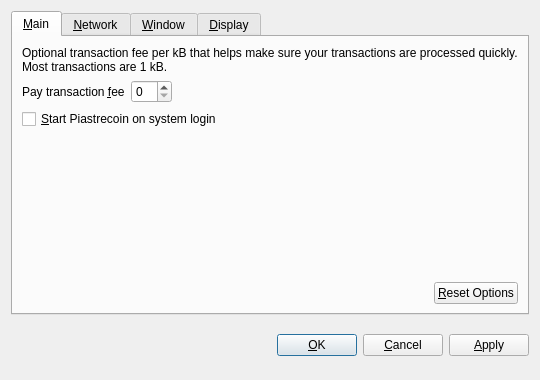
<?xml version="1.0" encoding="UTF-8"?>
<ui version="4.0">
 <class>OptionsDialog</class>
 <widget class="QDialog" name="OptionsDialog">
  <property name="geometry">
   <rect>
    <x>0</x>
    <y>0</y>
    <width>540</width>
    <height>380</height>
   </rect>
  </property>
  <property name="windowTitle">
   <string>Options</string>
  </property>
  <property name="modal">
   <bool>true</bool>
  </property>
  <layout class="QVBoxLayout" name="verticalLayout">
   <item>
    <widget class="QTabWidget" name="tabWidget">
     <property name="tabPosition">
      <enum>QTabWidget::North</enum>
     </property>
     <property name="currentIndex">
      <number>0</number>
     </property>
     <widget class="QWidget" name="tabMain">
      <attribute name="title">
       <string>&amp;Main</string>
      </attribute>
      <layout class="QVBoxLayout" name="verticalLayout_Main">
       <item>
        <widget class="QLabel" name="transactionFeeInfoLabel">
         <property name="text">
          <string>Optional transaction fee per kB that helps make sure your transactions are processed quickly. Most transactions are 1 kB.</string>
         </property>
         <property name="textFormat">
          <enum>Qt::PlainText</enum>
         </property>
         <property name="wordWrap">
          <bool>true</bool>
         </property>
        </widget>
       </item>
       <item>
        <layout class="QHBoxLayout" name="horizontalLayout_1_Main">
         <item>
          <widget class="QLabel" name="transactionFeeLabel">
           <property name="text">
            <string>Pay transaction &amp;fee</string>
           </property>
           <property name="textFormat">
            <enum>Qt::PlainText</enum>
           </property>
           <property name="buddy">
            <cstring>transactionFee</cstring>
           </property>
          </widget>
         </item>
         <item>
          <widget class="BitcoinAmountField" name="transactionFee"/>
         </item>
         <item>
          <spacer name="horizontalSpacer_1_Main">
           <property name="orientation">
            <enum>Qt::Horizontal</enum>
           </property>
           <property name="sizeHint" stdset="0">
            <size>
             <width>40</width>
             <height>20</height>
            </size>
           </property>
          </spacer>
         </item>
        </layout>
       </item>
       <item>
        <widget class="QCheckBox" name="bitcoinAtStartup">
         <property name="toolTip">
          <string>Automatically start Piastrecoin after logging in to the system.</string>
         </property>
         <property name="text">
          <string>&amp;Start Piastrecoin on system login</string>
         </property>
        </widget>
       </item>
       <item>
        <spacer name="verticalSpacer_Main">
         <property name="orientation">
          <enum>Qt::Vertical</enum>
         </property>
         <property name="sizeHint" stdset="0">
          <size>
           <width>20</width>
           <height>40</height>
          </size>
         </property>
        </spacer>
       </item>
       <item>
        <layout class="QHBoxLayout" name="horizontalLayout_2_Main">
         <item>
          <spacer name="horizontalSpacer_2_Main">
           <property name="orientation">
            <enum>Qt::Horizontal</enum>
           </property>
           <property name="sizeHint" stdset="0">
            <size>
             <width>40</width>
             <height>20</height>
            </size>
           </property>
          </spacer>
         </item>
         <item>
          <widget class="QPushButton" name="resetButton">
           <property name="toolTip">
            <string>Reset all client options to default.</string>
           </property>
           <property name="text">
            <string>&amp;Reset Options</string>
           </property>
           <property name="autoDefault">
            <bool>false</bool>
           </property>
          </widget>
         </item>
        </layout>
       </item>
      </layout>
     </widget>
     <widget class="QWidget" name="tabNetwork">
      <attribute name="title">
       <string>&amp;Network</string>
      </attribute>
      <layout class="QVBoxLayout" name="verticalLayout_Network">
       <item>
        <widget class="QCheckBox" name="mapPortUpnp">
         <property name="toolTip">
          <string>Automatically open the Piastrecoin client port on the router. This only works when your router supports UPnP and it is enabled.</string>
         </property>
         <property name="text">
          <string>Map port using &amp;UPnP</string>
         </property>
        </widget>
       </item>
       <item>
        <widget class="QCheckBox" name="connectSocks">
         <property name="toolTip">
          <string>Connect to the Piastrecoin network through a SOCKS proxy (e.g. when connecting through Tor).</string>
         </property>
         <property name="text">
          <string>&amp;Connect through SOCKS proxy:</string>
         </property>
        </widget>
       </item>
       <item>
        <layout class="QHBoxLayout" name="horizontalLayout_Network">
         <item>
          <widget class="QLabel" name="proxyIpLabel">
           <property name="text">
            <string>Proxy &amp;IP:</string>
           </property>
           <property name="textFormat">
            <enum>Qt::PlainText</enum>
           </property>
           <property name="buddy">
            <cstring>proxyIp</cstring>
           </property>
          </widget>
         </item>
         <item>
          <widget class="QValidatedLineEdit" name="proxyIp">
           <property name="maximumSize">
            <size>
             <width>140</width>
             <height>16777215</height>
            </size>
           </property>
           <property name="toolTip">
            <string>IP address of the proxy (e.g. 127.0.0.1)</string>
           </property>
          </widget>
         </item>
         <item>
          <widget class="QLabel" name="proxyPortLabel">
           <property name="text">
            <string>&amp;Port:</string>
           </property>
           <property name="textFormat">
            <enum>Qt::PlainText</enum>
           </property>
           <property name="buddy">
            <cstring>proxyPort</cstring>
           </property>
          </widget>
         </item>
         <item>
          <widget class="QLineEdit" name="proxyPort">
           <property name="maximumSize">
            <size>
             <width>55</width>
             <height>16777215</height>
            </size>
           </property>
           <property name="toolTip">
            <string>Port of the proxy (e.g. 9050)</string>
           </property>
          </widget>
         </item>
         <item>
          <widget class="QLabel" name="socksVersionLabel">
           <property name="text">
            <string>SOCKS &amp;Version:</string>
           </property>
           <property name="textFormat">
            <enum>Qt::PlainText</enum>
           </property>
           <property name="buddy">
            <cstring>socksVersion</cstring>
           </property>
          </widget>
         </item>
         <item>
          <widget class="QValueComboBox" name="socksVersion">
           <property name="toolTip">
            <string>SOCKS version of the proxy (e.g. 5)</string>
           </property>
          </widget>
         </item>
         <item>
          <spacer name="horizontalSpacer_Network">
           <property name="orientation">
            <enum>Qt::Horizontal</enum>
           </property>
           <property name="sizeHint" stdset="0">
            <size>
             <width>40</width>
             <height>20</height>
            </size>
           </property>
          </spacer>
         </item>
        </layout>
       </item>
       <item>
        <spacer name="verticalSpacer_Network">
         <property name="orientation">
          <enum>Qt::Vertical</enum>
         </property>
         <property name="sizeHint" stdset="0">
          <size>
           <width>20</width>
           <height>40</height>
          </size>
         </property>
        </spacer>
       </item>
      </layout>
     </widget>
     <widget class="QWidget" name="tabWindow">
      <attribute name="title">
       <string>&amp;Window</string>
      </attribute>
      <layout class="QVBoxLayout" name="verticalLayout_Window">
       <item>
        <widget class="QCheckBox" name="minimizeToTray">
         <property name="toolTip">
          <string>Show only a tray icon after minimizing the window.</string>
         </property>
         <property name="text">
          <string>&amp;Minimize to the tray instead of the taskbar</string>
         </property>
        </widget>
       </item>
       <item>
        <widget class="QCheckBox" name="minimizeOnClose">
         <property name="toolTip">
          <string>Minimize instead of exit the application when the window is closed. When this option is enabled, the application will be closed only after selecting Quit in the menu.</string>
         </property>
         <property name="text">
          <string>M&amp;inimize on close</string>
         </property>
        </widget>
       </item>
       <item>
        <spacer name="verticalSpacer_Window">
         <property name="orientation">
          <enum>Qt::Vertical</enum>
         </property>
         <property name="sizeHint" stdset="0">
          <size>
           <width>20</width>
           <height>40</height>
          </size>
         </property>
        </spacer>
       </item>
      </layout>
     </widget>
     <widget class="QWidget" name="tabDisplay">
      <attribute name="title">
       <string>&amp;Display</string>
      </attribute>
      <layout class="QVBoxLayout" name="verticalLayout_Display">
       <item>
        <layout class="QHBoxLayout" name="horizontalLayout_1_Display">
         <item>
          <widget class="QLabel" name="langLabel">
           <property name="text">
            <string>User Interface &amp;language:</string>
           </property>
           <property name="textFormat">
            <enum>Qt::PlainText</enum>
           </property>
           <property name="buddy">
            <cstring>lang</cstring>
           </property>
          </widget>
         </item>
         <item>
          <widget class="QValueComboBox" name="lang">
           <property name="toolTip">
            <string>The user interface language can be set here. This setting will take effect after restarting Piastrecoin.</string>
           </property>
          </widget>
         </item>
        </layout>
       </item>
       <item>
        <layout class="QHBoxLayout" name="horizontalLayout_2_Display">
         <item>
          <widget class="QLabel" name="unitLabel">
           <property name="text">
            <string>&amp;Unit to show amounts in:</string>
           </property>
           <property name="textFormat">
            <enum>Qt::PlainText</enum>
           </property>
           <property name="buddy">
            <cstring>unit</cstring>
           </property>
          </widget>
         </item>
         <item>
          <widget class="QValueComboBox" name="unit">
           <property name="toolTip">
            <string>Choose the default subdivision unit to show in the interface and when sending coins.</string>
           </property>
          </widget>
         </item>
        </layout>
       </item>
       <item>
        <widget class="QCheckBox" name="displayAddresses">
         <property name="toolTip">
          <string>Whether to show Piastrecoin addresses in the transaction list or not.</string>
         </property>
         <property name="text">
          <string>&amp;Display addresses in transaction list</string>
         </property>
        </widget>
       </item>
       <item>
        <spacer name="verticalSpacer_Display">
         <property name="orientation">
          <enum>Qt::Vertical</enum>
         </property>
         <property name="sizeHint" stdset="0">
          <size>
           <width>20</width>
           <height>40</height>
          </size>
         </property>
        </spacer>
       </item>
      </layout>
     </widget>
    </widget>
   </item>
   <item>
    <layout class="QHBoxLayout" name="horizontalLayout_Buttons">
     <item>
      <spacer name="horizontalSpacer_1">
       <property name="orientation">
        <enum>Qt::Horizontal</enum>
       </property>
       <property name="sizeHint" stdset="0">
        <size>
         <width>40</width>
         <height>48</height>
        </size>
       </property>
      </spacer>
     </item>
     <item>
      <widget class="QLabel" name="statusLabel">
       <property name="font">
        <font>
         <weight>75</weight>
         <bold>true</bold>
        </font>
       </property>
       <property name="text">
        <string/>
       </property>
       <property name="textFormat">
        <enum>Qt::PlainText</enum>
       </property>
       <property name="wordWrap">
        <bool>true</bool>
       </property>
      </widget>
     </item>
     <item>
      <spacer name="horizontalSpacer_2">
       <property name="orientation">
        <enum>Qt::Horizontal</enum>
       </property>
       <property name="sizeHint" stdset="0">
        <size>
         <width>40</width>
         <height>48</height>
        </size>
       </property>
      </spacer>
     </item>
     <item>
      <widget class="QPushButton" name="okButton">
       <property name="text">
        <string>&amp;OK</string>
       </property>
      </widget>
     </item>
     <item>
      <widget class="QPushButton" name="cancelButton">
       <property name="text">
        <string>&amp;Cancel</string>
       </property>
       <property name="autoDefault">
        <bool>false</bool>
       </property>
      </widget>
     </item>
     <item>
      <widget class="QPushButton" name="applyButton">
       <property name="text">
        <string>&amp;Apply</string>
       </property>
       <property name="autoDefault">
        <bool>false</bool>
       </property>
      </widget>
     </item>
    </layout>
   </item>
  </layout>
 </widget>
 <customwidgets>
  <customwidget>
   <class>BitcoinAmountField</class>
   <extends>QSpinBox</extends>
   <header>bitcoinamountfield.h</header>
  </customwidget>
  <customwidget>
   <class>QValueComboBox</class>
   <extends>QComboBox</extends>
   <header>qvaluecombobox.h</header>
  </customwidget>
  <customwidget>
   <class>QValidatedLineEdit</class>
   <extends>QLineEdit</extends>
   <header>qvalidatedlineedit.h</header>
  </customwidget>
 </customwidgets>
 <resources/>
 <connections/>
</ui>
